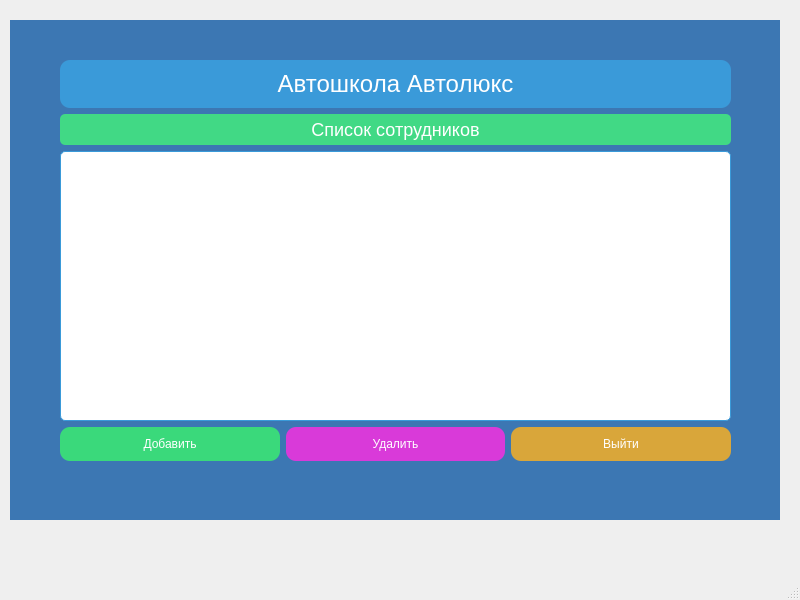
<?xml version="1.0" encoding="UTF-8"?>
<ui version="4.0">
 <class>employers</class>
 <widget class="QMainWindow" name="employers">
  <property name="geometry">
   <rect>
    <x>0</x>
    <y>0</y>
    <width>800</width>
    <height>600</height>
   </rect>
  </property>
  <property name="windowTitle">
   <string>MainWindow</string>
  </property>
  <widget class="QWidget" name="centralwidget">
   <widget class="QWidget" name="centralwidget_2" native="true">
    <property name="geometry">
     <rect>
      <x>10</x>
      <y>20</y>
      <width>770</width>
      <height>500</height>
     </rect>
    </property>
    <property name="layoutDirection">
     <enum>Qt::LeftToRight</enum>
    </property>
    <property name="styleSheet">
     <string notr="true">background-color: #3c77b3;
</string>
    </property>
    <widget class="QStatusBar" name="statusBar">
     <property name="geometry">
      <rect>
       <x>0</x>
       <y>10</y>
       <width>3</width>
       <height>22</height>
      </rect>
     </property>
    </widget>
    <widget class="QWidget" name="centralwidget_4">
     <property name="geometry">
      <rect>
       <x>50</x>
       <y>40</y>
       <width>671</width>
       <height>401</height>
      </rect>
     </property>
     <layout class="QVBoxLayout" name="verticalLayout">
      <item>
       <widget class="QLabel" name="titleLabel">
        <property name="styleSheet">
         <string notr="true">font-size: 24px; color: white; background-color: #3a9ad9; padding: 10px; border-radius: 10px;</string>
        </property>
        <property name="text">
         <string>Автошкола Автолюкс</string>
        </property>
        <property name="alignment">
         <set>Qt::AlignCenter</set>
        </property>
       </widget>
      </item>
      <item>
       <widget class="QLabel" name="scheduleLabel">
        <property name="styleSheet">
         <string notr="true">font-size: 18px; color: white; background-color: #41d985; padding: 5px; border-radius: 5px;
</string>
        </property>
        <property name="text">
         <string>Список сотрудников</string>
        </property>
        <property name="alignment">
         <set>Qt::AlignCenter</set>
        </property>
       </widget>
      </item>
      <item>
       <widget class="QTableView" name="tableView">
        <property name="styleSheet">
         <string notr="true">background-color: white; color: black; border: 1px solid #3a9ad9; border-radius: 5px;</string>
        </property>
       </widget>
      </item>
      <item>
       <layout class="QHBoxLayout" name="horizontalLayout">
        <item>
         <widget class="QPushButton" name="addButton">
          <property name="styleSheet">
           <string notr="true">background-color: #3ad97b; color: white; border-radius: 10px; padding: 10px;</string>
          </property>
          <property name="text">
           <string>Добавить</string>
          </property>
          <property name="icon">
           <iconset>
            <normaloff>:/icons/add.png</normaloff>:/icons/add.png</iconset>
          </property>
         </widget>
        </item>
        <item>
         <widget class="QPushButton" name="deleteButton">
          <property name="styleSheet">
           <string notr="true">background-color: #d93ad9; color: white; border-radius: 10px; padding: 10px;</string>
          </property>
          <property name="text">
           <string>Удалить</string>
          </property>
          <property name="icon">
           <iconset>
            <normaloff>:/icons/delete.png</normaloff>:/icons/delete.png</iconset>
          </property>
         </widget>
        </item>
        <item>
         <widget class="QPushButton" name="exitButton">
          <property name="styleSheet">
           <string notr="true">background-color: #d9a63a; color: white; border-radius: 10px; padding: 10px;</string>
          </property>
          <property name="text">
           <string>Выйти</string>
          </property>
          <property name="icon">
           <iconset>
            <normaloff>:/icons/exit.png</normaloff>:/icons/exit.png</iconset>
          </property>
         </widget>
        </item>
       </layout>
      </item>
     </layout>
    </widget>
   </widget>
  </widget>
  <widget class="QMenuBar" name="menubar">
   <property name="geometry">
    <rect>
     <x>0</x>
     <y>0</y>
     <width>800</width>
     <height>21</height>
    </rect>
   </property>
  </widget>
  <widget class="QStatusBar" name="statusbar"/>
 </widget>
 <resources/>
 <connections/>
</ui>
